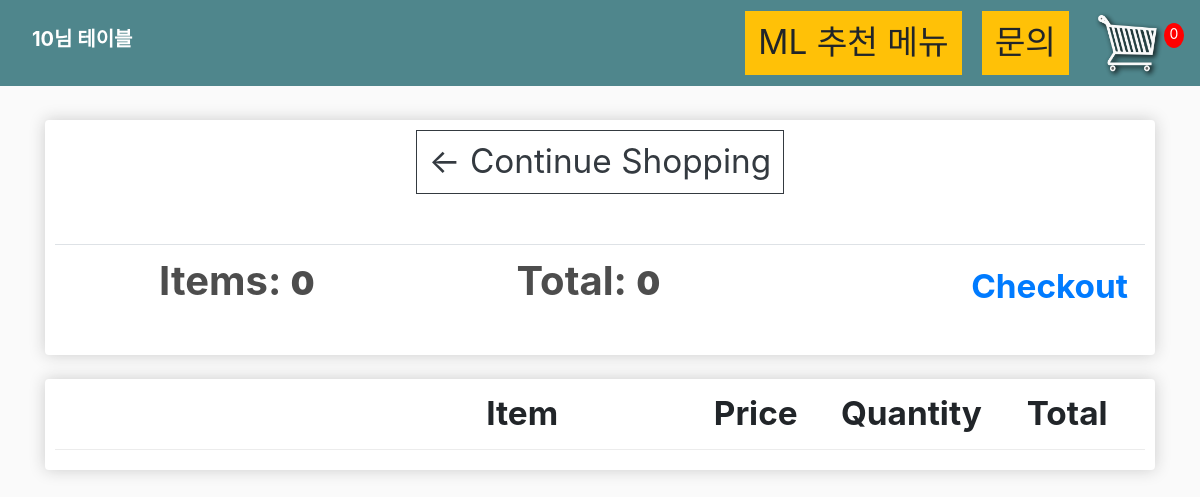
The page /10/cart/ on the database its author committed.
### kiosk/models.py (models this page shows, shortened)
class Table(models.Model):
    name = models.CharField(max_length=200, null=True, blank=True)
    company = models.ForeignKey(Company, on_delete=models.SET_NULL,null=True, blank=True)
    def __str__(self):
        return str(self.id)

class Order(models.Model):
    table = models.ForeignKey(Table, on_delete=models.SET_NULL,null=True, blank=True)
    date_ordered = models.DateTimeField(auto_now_add=True)
    order_complete = models.BooleanField(default=False)
    transaction_id = models.CharField(max_length=100, null=True)
    serve_complete = models.BooleanField(default=False)
    @property
    def get_cart_total(self):
        orderitems = self.orderitem_set.all()
        total = sum([item.get_total for item in orderitems])
        return total
    @property
    def get_cart_items(self):
        orderitems = self.orderitem_set.all()
        total = sum([item.quantity for item in orderitems])
        return total

### kiosk/views.py (the view)
# urls.py: path('cart/', views.cart, name="cart"),
def cart(request, table):
    table =Table.objects.get(id=table)
    order,created= Order.objects.get_or_create(table=table, order_complete=False)
    items = order.orderitem_set.all()
    cartItems = order.get_cart_items
    context={'order':order, "items":items, "table":table, 'cartItems':cartItems}
    return render(request, 'store/cart.html', context)

### kiosk/templates/store/cart.html (shortened to what this page needs)
{% extends 'store/main.html' %}
{% load static %}
{% block content %}
<div class="row">
    <div class="col-lg-12">
        <div class="box-element">
            <a class='btn btn-outline-dark' href="{% url 'store' table %}">&#x2190; Continue Shopping</a>
            <br>
            <br>
            <table class="table">
                <tr>
                    <th><h5>Items: <strong>{{order.get_cart_items}}</strong></h5></th>
                    <th><h5>Total: <strong>{{order.get_cart_total}}</strong></h5></th>
                    <th>
                        <a style="float:right;margin: 5px;" href="{% url 'checkout' table %}">Checkout</a>
                    </th>
                </tr>
            </table>
        </div>
        <br>
        <div class="box-element">
            <div class="cart-row">
                <div style="flex:2"></div>
                <div style="flex:2"><strong>Item</strong></div>
                <div style="flex:1"><strong>Price</strong></div>
                <div style="flex:1"><strong>Quantity</strong></div>
                <div style="flex:1"><strong>Total</strong></div>
            </div>
        </div>
    </div>
</div>
{% endblock content %}

### kiosk/templates/store/main.html (shortened to what this page needs)
<!DOCTYPE html>
{% load static %}
<html lang="kr">
<head>
    <link rel="stylesheet" href="https://stackpath.bootstrapcdn.com/bootstrap/4.4.1/css/bootstrap.min.css"
>
    <link rel="stylesheet" type="text/css" href="{% static 'css/main.css' %}">
</head>
<body>
    <nav class="navbar navbar-expand-lg navbar-dark bg-dark">
        <h1 class="navbar-brand">{{table.name}}님 테이블</h1>
        <div class="collapse navbar-collapse" id="navbarSupportedContent">
            <div class="form-inline my-2 my-lg-0">
                <a href="#" onclick="window.open('http\://192.168.16.20:8000/manage/summary','suggestion','menubar=no, status=no, status=no, toolbar=no, channelmode=yes');" class="btn btn-warning">ML 추천 메뉴</a>
            </div>
            <div class="form-inline my-2 my-lg-0">
                <a href="#" onclick="window.open('http\://192.168.16.20:8000/board','게시판','menubar=no, status=no, status=no, toolbar=no, channelmode=yes');" class="btn btn-warning">문의</a>
                <a href="{% url 'cart_process' table  %}">
                    <img id="cart-icon" width=30px src="{% static 'images/cart.png' %}"></a>
                <p id="cart-total">{{cartItems}}</p>
            </div>
        </div>
    </nav>
    <div class="container">
        <br>
        {% block content %}
        {% endblock content %}
    </div>
</body>
</html>

### static/css/main.css (style rules this page uses)
body { background-color: hsl(0, 0%, 98%); }
h1,h2,h3,h4,h5,h6 { color:hsl(0, 0%, 30%); }
.box-element { box-shadow:hsl(0, 0%, 80%) 0 0 16px; background-color: #fff; border-radius: 4px; padding: 10px; font-size:25pt; text-align: center; }
.box-element strong { font-size:25pt; text-align: center; }
.btn { border-radius: 0; font-size: 25pt; text-align: center; margin-inline: 10px; }
.bg-dark { background-color: #4f868c!important; }
#cart-icon { width:70px; display: inline-block; margin-left: 15px; }
#cart-total { display: block; text-align: center; color:#fff; background-color: red; width: 20px; height: 25px; border-radius: 50%; font-size: 14px; }
.col-lg-4, .col-lg-6, .col-lg-8, .col-lg-12 { margin-top: 10px; margin-bottom: 50px; }
.cart-row { display: flex; align-items: flex-stretch; padding-bottom: 10px; margin-bottom: 10px; border-bottom: 1px solid #ececec; }
a { text-decoration: none; text-align: center; font-size: 25pt; font-weight: bold; }
h1, h2, h3, h4, h5, h6 { color: hsl(0, 0%, 30%); font-size: 30pt; font-weight: bold; }
div { display: block; }

### rows shown on the page
Table: name "10"
Order: get_cart_items "0", get_cart_total "0"

### other values the page prints
{{ cartItems }} "0"
